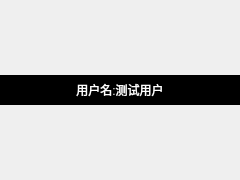
<?xml version="1.0" encoding="UTF-8"?>
<ui version="4.0">
 <class>UserShow</class>
 <widget class="QWidget" name="UserShow">
  <property name="geometry">
   <rect>
    <x>0</x>
    <y>0</y>
    <width>240</width>
    <height>180</height>
   </rect>
  </property>
  <property name="minimumSize">
   <size>
    <width>220</width>
    <height>180</height>
   </size>
  </property>
  <property name="maximumSize">
   <size>
    <width>16777215</width>
    <height>16777215</height>
   </size>
  </property>
  <property name="windowTitle">
   <string>Form</string>
  </property>
  <property name="styleSheet">
   <string notr="true"/>
  </property>
  <layout class="QVBoxLayout" name="verticalLayout">
   <property name="leftMargin">
    <number>0</number>
   </property>
   <property name="topMargin">
    <number>0</number>
   </property>
   <property name="rightMargin">
    <number>0</number>
   </property>
   <property name="bottomMargin">
    <number>0</number>
   </property>
   <item>
    <widget class="QLabel" name="lb_name">
     <property name="minimumSize">
      <size>
       <width>220</width>
       <height>30</height>
      </size>
     </property>
     <property name="maximumSize">
      <size>
       <width>16777215</width>
       <height>30</height>
      </size>
     </property>
     <property name="styleSheet">
      <string notr="true">background-color: rgb(0, 0, 0);
color: rgb(255, 255, 255);</string>
     </property>
     <property name="text">
      <string>用户名:测试用户</string>
     </property>
     <property name="alignment">
      <set>Qt::AlignCenter</set>
     </property>
    </widget>
   </item>
  </layout>
 </widget>
 <resources/>
 <connections/>
</ui>
